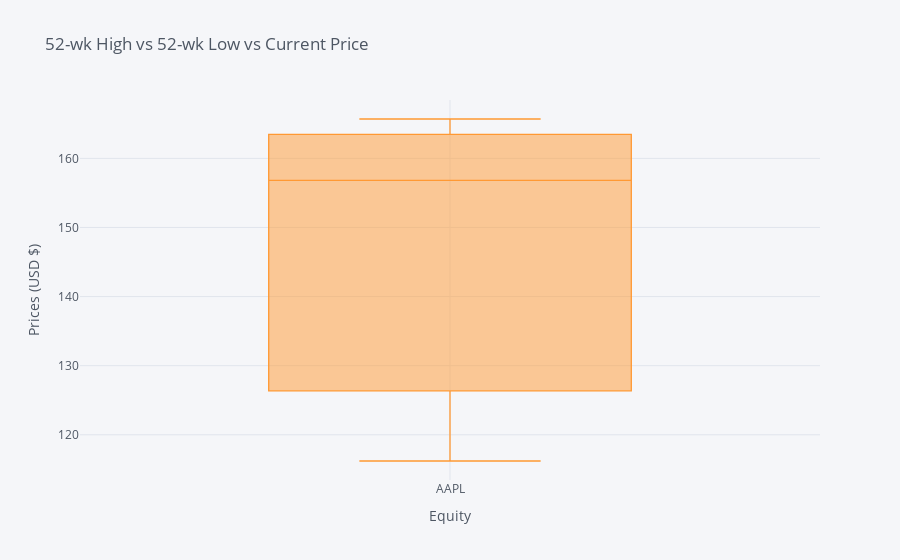
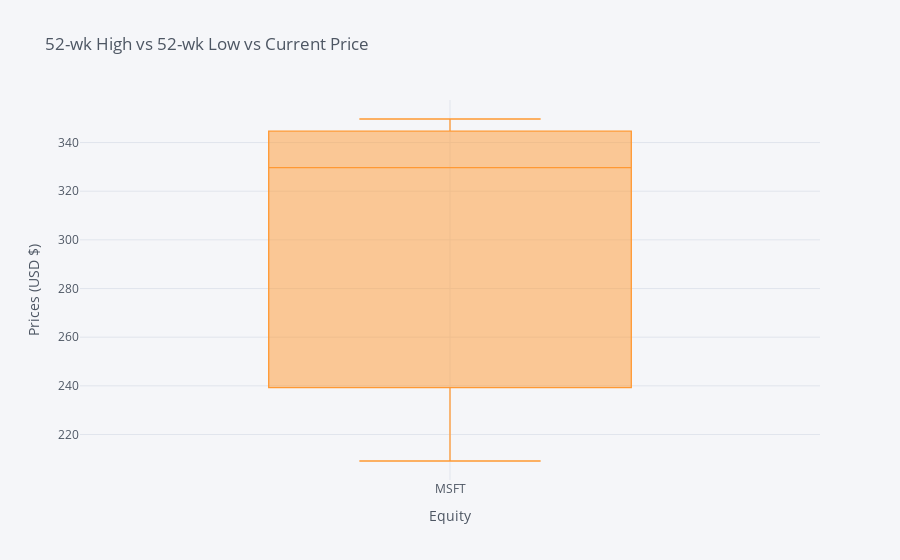
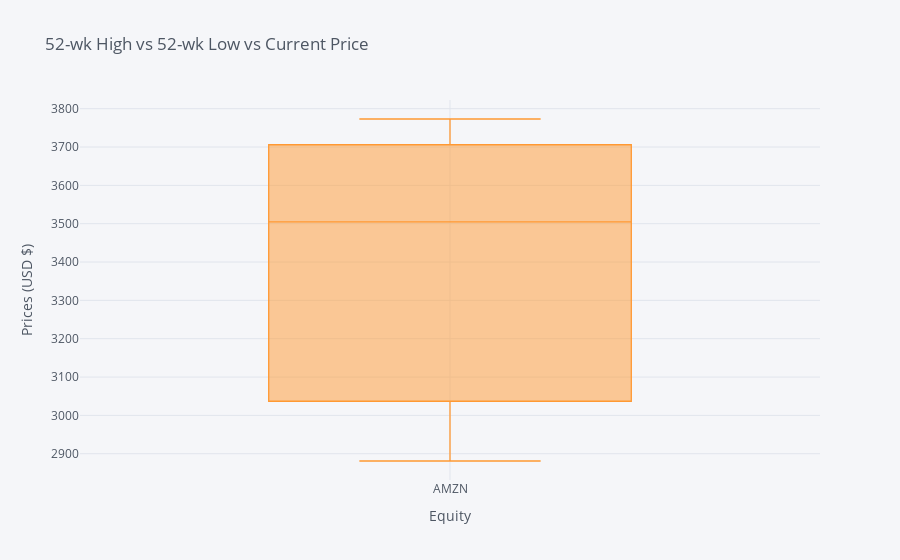
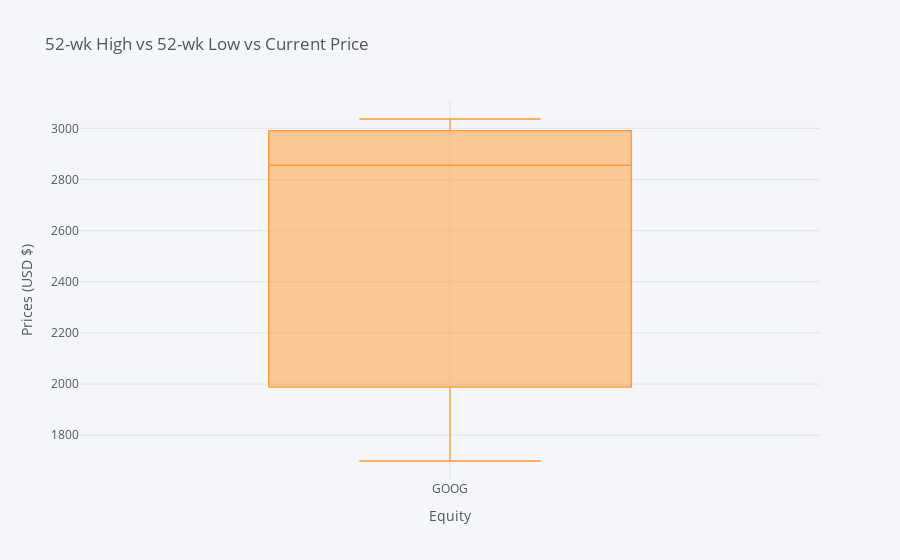

Here is the notebook cell these charts were saved with, in order:
### Code cell
boxplot_df = pd.DataFrame(index=list_of_tickers.values(),columns=['52-wk High','52-wk Low','Current Price'])
boxplot_df['52-wk High'] = financialinformation_table['fifty_two_wk_high'].tolist() 
boxplot_df['52-wk Low'] = financialinformation_table['fifty_two_wk_low'].tolist() 
boxplot_df['Current Price'] = financialinformation_table['current_price'].tolist() 
for i in range(boxplot_df.shape[0]): 
    boxplot_df.iloc[i].iplot(kind='box',legend=False,title='52-wk High vs 52-wk Low vs Current Price', xTitle='Equity', yTitle='Prices (USD $)')
# boxplot_df.iplot(kind='box',legend=False,title='52-wk High vs 52-wk Low vs Current Price', xTitle='Equities', yTitle='Prices (USD $)')

### Figure 1 — Plotly figure (JSON) as saved in the notebook; plotly's stock layout.template omitted (floating-point values rounded to 4 significant figures)
{"data": [{"boxpoints": false, "line": {"width": 1.3}, "marker": {"color": "rgba(255, 153, 51, 1.0)"}, "name": "AAPL", "orientation": "v", "type": "box", "y": [165.7, 116.2, 156.8]}], "layout": {"legend": {"bgcolor": "#F5F6F9", "font": {"color": "#4D5663"}}, "paper_bgcolor": "#F5F6F9", "plot_bgcolor": "#F5F6F9", "showlegend": false, "title": {"font": {"color": "#4D5663"}, "text": "52-wk High vs 52-wk Low vs Current Price"}, "xaxis": {"gridcolor": "#E1E5ED", "showgrid": true, "tickfont": {"color": "#4D5663"}, "title": {"font": {"color": "#4D5663"}, "text": "Equity"}, "zerolinecolor": "#E1E5ED"}, "yaxis": {"gridcolor": "#E1E5ED", "showgrid": true, "tickfont": {"color": "#4D5663"}, "title": {"font": {"color": "#4D5663"}, "text": "Prices (USD $)"}, "zerolinecolor": "#E1E5ED"}}}

### Figure 2 — Plotly figure (JSON) as saved in the notebook; plotly's stock layout.template omitted (floating-point values rounded to 4 significant figures)
{"data": [{"boxpoints": false, "line": {"width": 1.3}, "marker": {"color": "rgba(255, 153, 51, 1.0)"}, "name": "MSFT", "orientation": "v", "type": "box", "y": [349.7, 209.1, 329.7]}], "layout": {"legend": {"bgcolor": "#F5F6F9", "font": {"color": "#4D5663"}}, "paper_bgcolor": "#F5F6F9", "plot_bgcolor": "#F5F6F9", "showlegend": false, "title": {"font": {"color": "#4D5663"}, "text": "52-wk High vs 52-wk Low vs Current Price"}, "xaxis": {"gridcolor": "#E1E5ED", "showgrid": true, "tickfont": {"color": "#4D5663"}, "title": {"font": {"color": "#4D5663"}, "text": "Equity"}, "zerolinecolor": "#E1E5ED"}, "yaxis": {"gridcolor": "#E1E5ED", "showgrid": true, "tickfont": {"color": "#4D5663"}, "title": {"font": {"color": "#4D5663"}, "text": "Prices (USD $)"}, "zerolinecolor": "#E1E5ED"}}}

### Figure 3 — Plotly figure (JSON) as saved in the notebook; plotly's stock layout.template omitted (floating-point values rounded to 4 significant figures)
{"data": [{"boxpoints": false, "line": {"width": 1.3}, "marker": {"color": "rgba(255, 153, 51, 1.0)"}, "name": "AMZN", "orientation": "v", "type": "box", "y": [3773.0, 2881, 3505.0]}], "layout": {"legend": {"bgcolor": "#F5F6F9", "font": {"color": "#4D5663"}}, "paper_bgcolor": "#F5F6F9", "plot_bgcolor": "#F5F6F9", "showlegend": false, "title": {"font": {"color": "#4D5663"}, "text": "52-wk High vs 52-wk Low vs Current Price"}, "xaxis": {"gridcolor": "#E1E5ED", "showgrid": true, "tickfont": {"color": "#4D5663"}, "title": {"font": {"color": "#4D5663"}, "text": "Equity"}, "zerolinecolor": "#E1E5ED"}, "yaxis": {"gridcolor": "#E1E5ED", "showgrid": true, "tickfont": {"color": "#4D5663"}, "title": {"font": {"color": "#4D5663"}, "text": "Prices (USD $)"}, "zerolinecolor": "#E1E5ED"}}}

### Figure 4 — Plotly figure (JSON) as saved in the notebook; plotly's stock layout.template omitted (floating-point values rounded to 4 significant figures)
{"data": [{"boxpoints": false, "line": {"width": 1.3}, "marker": {"color": "rgba(255, 153, 51, 1.0)"}, "name": "GOOG", "orientation": "v", "type": "box", "y": [3037, 1699, 2856.0]}], "layout": {"legend": {"bgcolor": "#F5F6F9", "font": {"color": "#4D5663"}}, "paper_bgcolor": "#F5F6F9", "plot_bgcolor": "#F5F6F9", "showlegend": false, "title": {"font": {"color": "#4D5663"}, "text": "52-wk High vs 52-wk Low vs Current Price"}, "xaxis": {"gridcolor": "#E1E5ED", "showgrid": true, "tickfont": {"color": "#4D5663"}, "title": {"font": {"color": "#4D5663"}, "text": "Equity"}, "zerolinecolor": "#E1E5ED"}, "yaxis": {"gridcolor": "#E1E5ED", "showgrid": true, "tickfont": {"color": "#4D5663"}, "title": {"font": {"color": "#4D5663"}, "text": "Prices (USD $)"}, "zerolinecolor": "#E1E5ED"}}}
